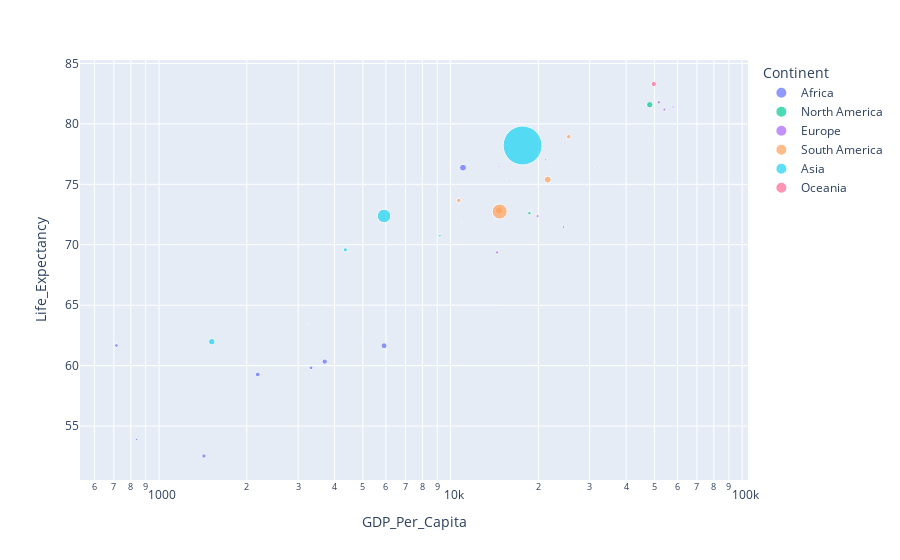

The notebook cell saved with this chart:
### Markdown cell above
## Experimental: Exploring plotly

### Code cell
gdp_le_pop = pd.merge(gdp_le, population, on=['Country','Year'], how='outer')
gdp_le_pop_med = gdp_le_pop[gdp_le_pop['Pop_Variant']=='Medium']
gdp_le_pop_med = gdp_le_pop_med.sort_values('Year')
fig = px.scatter(gdp_le_pop_med.query("Year==2021"), x="GDP_Per_Capita", y="Life_Expectancy", size="Population", color="Continent",
           hover_name="Country", log_x=True, size_max=50)
fig.show()

### Figure 1 — Plotly figure (JSON) as saved in the notebook; plotly's stock layout.template omitted (floating-point values rounded to 4 significant figures)
{"data": [{"hovertemplate": "<b>%{hovertext}</b><br><br>Continent=Africa<br>GDP_Per_Capita=%{x}<br>Life_Expectancy=%{y}<br>Population=%{marker.size}<extra></extra>", "hovertext": ["Algeria", "Benin", "Angola", "Burundi", "Central African Republic", "Chad", "Comoros", "Djibouti", "Cameroon", "Cabo Verde", "Botswana", "Equatorial Guinea", "Burkina Faso"], "legendgroup": "Africa", "marker": {"color": "#636efa", "size": [44180.0, 13000.0, 34500.0, 12550.0, 5457.0, 17180.0, 821.6, 1106.0, 27200.0, 587.9, 2588.0, 1634.0, 22100.0], "sizemode": "area", "sizeref": 1878.0, "symbol": "circle"}, "mode": "markers", "name": "Africa", "orientation": "v", "showlegend": true, "type": "scatter", "x": [11030.0, 3322.0, 5912.0, 714.1, 837.5, 1425.0, 3229.0, 4913.0, 3700.0, 6593.0, 14910.0, 14640.0, 2180.0], "xaxis": "x", "y": [76.38, 59.82, 61.64, 61.66, 53.9, 52.52, 63.42, 62.3, 60.33, 74.05, 61.14, 60.59, 59.27], "yaxis": "y"}, {"hovertemplate": "<b>%{hovertext}</b><br><br>Continent=North America<br>GDP_Per_Capita=%{x}<br>Life_Expectancy=%{y}<br>Population=%{marker.size}<extra></extra>", "hovertext": ["Costa Rica", "Aruba", "Bermuda", "Dominica", "Antigua and Barbuda", "Cayman Islands", "Canada", "Belize", "Barbados", "Dominican Republic", "El Salvador"], "legendgroup": "North America", "marker": {"color": "#00cc96", "size": [5154.0, 106.5, 64.19, 72.41, 93.22, 68.14, 38160.0, 400.0, 281.2, 11120.0, 6314.0], "sizemode": "area", "sizeref": 1878.0, "symbol": "circle"}, "mode": "markers", "name": "North America", "orientation": "v", "showlegend": true, "type": "scatter", "x": [21190.0, 38870.0, 78570.0, 10900.0, 19900.0, 69400.0, 48220.0, 8762.0, 13750.0, 18630.0, 9192.0], "xaxis": "x", "y": [77.02, 74.63, 79.28, 72.81, 78.5, 82.01, 81.59, 70.47, 77.57, 72.61, 70.75], "yaxis": "y"}, {"hovertemplate": "<b>%{hovertext}</b><br><br>Continent=Europe<br>GDP_Per_Capita=%{x}<br>Life_Expectancy=%{y}<br>Population=%{marker.size}<extra></extra>", "hovertext": ["Cyprus", "Croatia", "Armenia", "Bosnia and Herzegovina", "Albania", "Belarus", "Austria", "Bulgaria", "Denmark", "Azerbaijan", "Belgium"], "legendgroup": "Europe", "marker": {"color": "#ab63fa", "size": [1244.0, 4060.0, 2791.0, 3271.0, 2855.0, 9578.0, 8922.0, 6886.0, 5854.0, 10310.0, 11610.0], "sizemode": "area", "sizeref": 1878.0, "symbol": "circle"}, "mode": "markers", "name": "Europe", "orientation": "v", "showlegend": true, "type": "scatter", "x": [41690.0, 31790.0, 14190.0, 15890.0, 14600.0, 19870.0, 54120.0, 24390.0, 57960.0, 14430.0, 51820.0], "xaxis": "x", "y": [81.2, 76.42, 72.04, 75.3, 76.46, 72.37, 81.19, 71.46, 81.4, 69.37, 81.79], "yaxis": "y"}, {"hovertemplate": "<b>%{hovertext}</b><br><br>Continent=South America<br>GDP_Per_Capita=%{x}<br>Life_Expectancy=%{y}<br>Population=%{marker.size}<extra></extra>", "hovertext": ["Colombia", "Chile", "Ecuador", "Brazil", "Argentina"], "legendgroup": "South America", "marker": {"color": "#FFA15A", "size": [51520.0, 19490.0, 17800.0, 214300.0, 45280.0], "sizemode": "area", "sizeref": 1878.0, "symbol": "circle"}, "mode": "markers", "name": "South America", "orientation": "v", "showlegend": true, "type": "scatter", "x": [14660.0, 25410.0, 10670.0, 14740.0, 21530.0], "xaxis": "x", "y": [72.83, 78.94, 73.67, 72.75, 75.39], "yaxis": "y"}, {"hovertemplate": "<b>%{hovertext}</b><br><br>Continent=Asia<br>GDP_Per_Capita=%{x}<br>Life_Expectancy=%{y}<br>Population=%{marker.size}<extra></extra>", "hovertext": ["Bahrain", "Bangladesh", "Afghanistan", "China", "Cambodia", "Bhutan"], "legendgroup": "Asia", "marker": {"color": "#19d3f3", "size": [1463.0, 169400.0, 40100.0, 1426000.0, 16590.0, 777.5], "sizemode": "area", "sizeref": 1878.0, "symbol": "circle"}, "mode": "markers", "name": "Asia", "orientation": "v", "showlegend": true, "type": "scatter", "x": [49750.0, 5911.0, 1517.0, 17660.0, 4355.0, 10910.0], "xaxis": "x", "y": [78.76, 72.38, 61.98, 78.21, 69.58, 71.81], "yaxis": "y"}, {"hovertemplate": "<b>%{hovertext}</b><br><br>Continent=Oceania<br>GDP_Per_Capita=%{x}<br>Life_Expectancy=%{y}<br>Population=%{marker.size}<extra></extra>", "hovertext": ["Australia"], "legendgroup": "Oceania", "marker": {"color": "#FF6692", "size": [25920.0], "sizemode": "area", "sizeref": 1878.0, "symbol": "circle"}, "mode": "markers", "name": "Oceania", "orientation": "v", "showlegend": true, "type": "scatter", "x": [49770.0], "xaxis": "x", "y": [83.3], "yaxis": "y"}], "layout": {"legend": {"itemsizing": "constant", "title": {"text": "Continent"}, "tracegroupgap": 0}, "margin": {"t": 60}, "xaxis": {"anchor": "y", "domain": [0, 1], "title": {"text": "GDP_Per_Capita"}, "type": "log"}, "yaxis": {"anchor": "x", "domain": [0, 1], "title": {"text": "Life_Expectancy"}}}}
